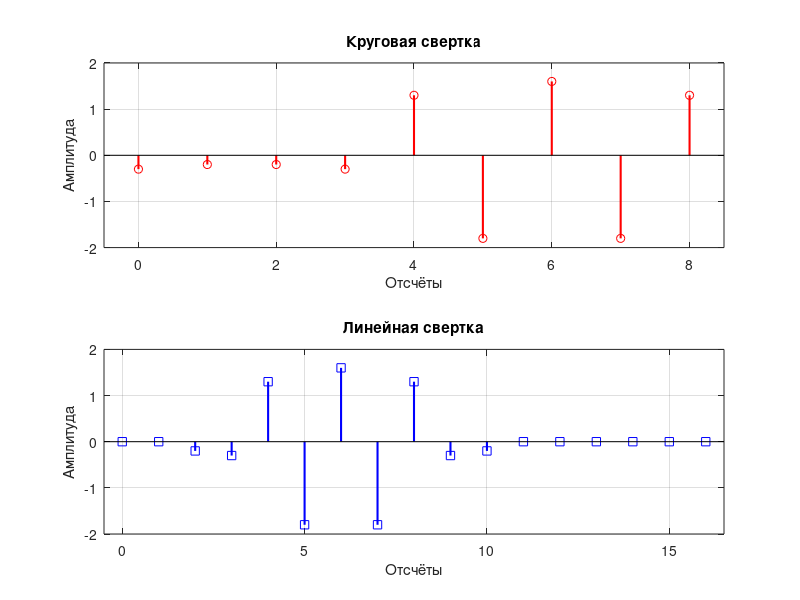

Source code (MATLAB):
clear; clc

x1 = [0, -1, 1, -1, 1,-1, 0,0,0];
x2 = [0,0.2, 0.5, -1, 0.5,0.2,0,0,0];
N = length(x1);

X1 = fft(x1);
X2 = fft(x2);
Y= X1.*X2;

y = ifft(Y);

subplot(2,1,1)
stem(0:N-1, real(y), 'r', 'LineWidth', 1.5, 'Marker', 'o')
title('Круговая свертка')
xlabel('Отсчёты')
ylabel('Амплитуда')
xlim([-0.5 8.5])
grid on

M = length(x1) + length(x2) - 1; 
x1_pad = [x1, zeros(1, M - length(x1))]; % Дополнение нулями
x2_pad = [x2, zeros(1, M - length(x2))]; 

X1_pad = fft(x1_pad);
X2_pad = fft(x2_pad);
Y_lin = X1_pad .* X2_pad;
y_lin = ifft(Y_lin);


subplot(2,1,2)
stem(0:M-1, real(y_lin), 'b', 'LineWidth', 1.5, 'Marker', 's')
title('Линейная свертка')
xlabel('Отсчёты')
ylabel('Амплитуда')
xlim([-0.5 16.5])
grid on